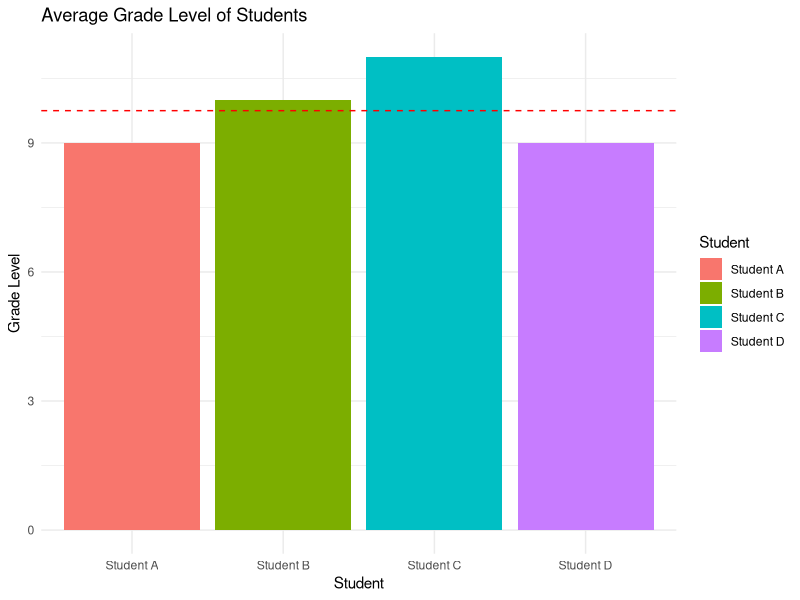
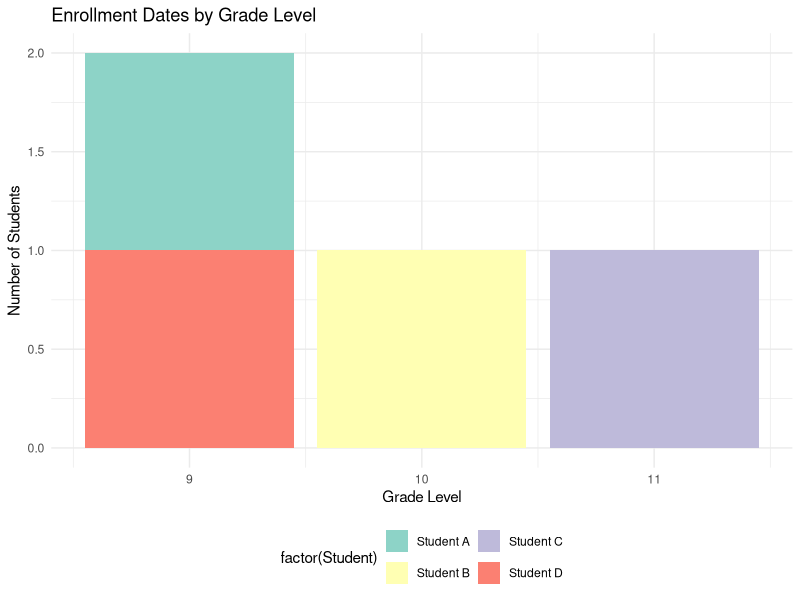
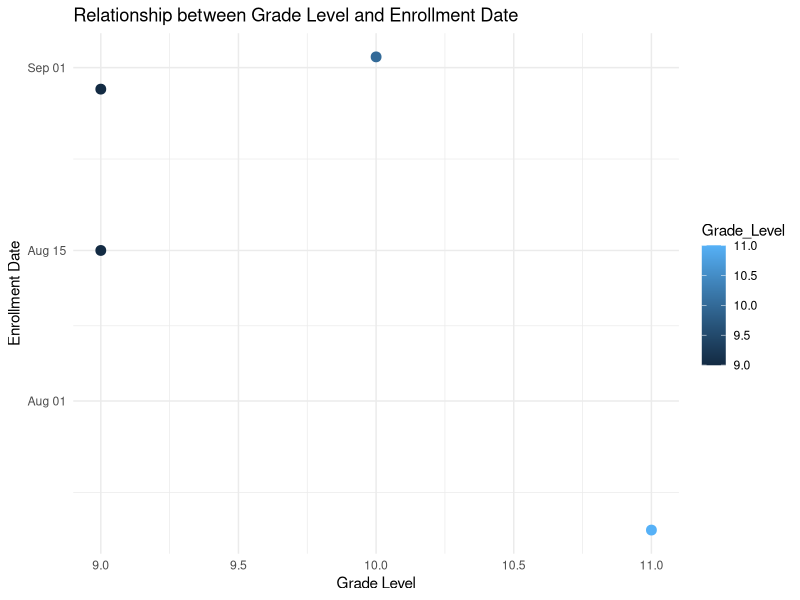

Reproduce these figures in R, in order.
students <- data.frame(
  Student = c("Student A", "Student B", "Student C", "Student D"),
  Grade_Level = c(9, 10, 11, 9),
  Enrollment_Date = as.Date(c("2023-08-15", "2023-09-02", "2023-07-20", "2023-08-30"))
)
#1
library(ggplot2)
average_grade <- mean(students$Grade_Level)
ggplot(students, aes(x = Student, y = Grade_Level, fill = Student)) +
  geom_bar(stat = "identity") +
  geom_hline(yintercept = average_grade, linetype = "dashed", color = "red") +
  labs(title = "Average Grade Level of Students",
       x = "Student",
       y = "Grade Level") +
  theme_minimal()
#2
ggplot(students, aes(x = Grade_Level, fill = factor(Student))) +
  geom_bar() +
  scale_fill_brewer(palette = "Set3") +
  labs(title = "Enrollment Dates by Grade Level",
       x = "Grade Level",
       y = "Number of Students") +
  theme_minimal() +
  theme(legend.position = "bottom") +
  guides(fill = guide_legend(nrow = 2))
#3
library(ggplot2)
ggplot(students, aes(x = Grade_Level, y = Enrollment_Date, color = Grade_Level)) +
  geom_point(size = 3) +
  labs(title = "Relationship between Grade Level and Enrollment Date",
       x = "Grade Level",
       y = "Enrollment Date") +
  theme_minimal() 

